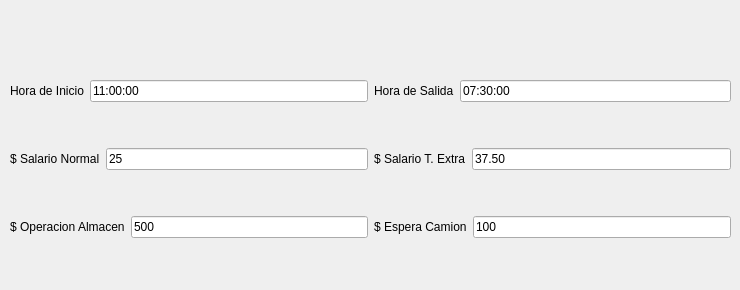
         <widget class="QWidget" name="tab_2">
          <attribute name="title">
           <string>Datos</string>
          </attribute>
          <widget class="QWidget" name="layoutWidget">
           <property name="geometry">
            <rect>
             <x>10</x>
             <y>40</y>
             <width>721</width>
             <height>241</height>
            </rect>
           </property>
           <layout class="QVBoxLayout" name="verticalLayout_24">
            <item>
             <layout class="QHBoxLayout" name="horizontalLayout_120">
              <item>
               <layout class="QHBoxLayout" name="horizontalLayout_48">
                <item>
                 <widget class="QLabel" name="label_21">
                  <property name="text">
                   <string>Hora de Inicio</string>
                  </property>
                 </widget>
                </item>
                <item>
                 <widget class="QLineEdit" name="line_horainicio">
                  <property name="text">
                   <string>11:00:00</string>
                  </property>
                 </widget>
                </item>
               </layout>
              </item>
              <item>
               <layout class="QHBoxLayout" name="horizontalLayout_97">
                <item>
                 <widget class="QLabel" name="label_74">
                  <property name="text">
                   <string>Hora de Salida</string>
                  </property>
                 </widget>
                </item>
                <item>
                 <widget class="QLineEdit" name="line_horasalida">
                  <property name="text">
                   <string>07:30:00</string>
                  </property>
                 </widget>
                </item>
               </layout>
              </item>
             </layout>
            </item>
            <item>
             <layout class="QHBoxLayout" name="horizontalLayout_122">
              <item>
               <layout class="QHBoxLayout" name="horizontalLayout_99">
                <item>
                 <widget class="QLabel" name="label_76">
                  <property name="text">
                   <string>$ Salario Normal</string>
                  </property>
                 </widget>
                </item>
                <item>
                 <widget class="QLineEdit" name="line_salario_normal">
                  <property name="text">
                   <string>25</string>
                  </property>
                 </widget>
                </item>
               </layout>
              </item>
              <item>
               <layout class="QHBoxLayout" name="horizontalLayout_98">
                <item>
                 <widget class="QLabel" name="label_75">
                  <property name="text">
                   <string>$ Salario T. Extra</string>
                  </property>
                 </widget>
                </item>
                <item>
                 <widget class="QLineEdit" name="line_salario_extra">
                  <property name="text">
                   <string>37.50</string>
                  </property>
                 </widget>
                </item>
               </layout>
              </item>
             </layout>
            </item>
            <item>
             <layout class="QHBoxLayout" name="horizontalLayout_121">
              <item>
               <layout class="QHBoxLayout" name="horizontalLayout_101">
                <item>
                 <widget class="QLabel" name="label_78">
                  <property name="text">
                   <string>$ Operacion Almacen</string>
                  </property>
                 </widget>
                </item>
                <item>
                 <widget class="QLineEdit" name="line_val_almacen">
                  <property name="text">
                   <string>500</string>
                  </property>
                 </widget>
                </item>
               </layout>
              </item>
              <item>
               <layout class="QHBoxLayout" name="horizontalLayout_100">
                <item>
                 <widget class="QLabel" name="label_77">
                  <property name="text">
                   <string>$ Espera Camion</string>
                  </property>
                 </widget>
                </item>
                <item>
                 <widget class="QLineEdit" name="line_val_camion">
                  <property name="text">
                   <string>100</string>
                  </property>
                 </widget>
                </item>
               </layout>
              </item>
             </layout>
            </item>
           </layout>
          </widget>
         </widget>
